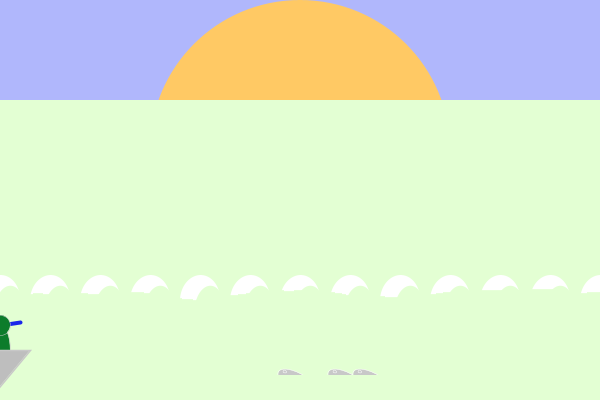
Frame 1 (no input)
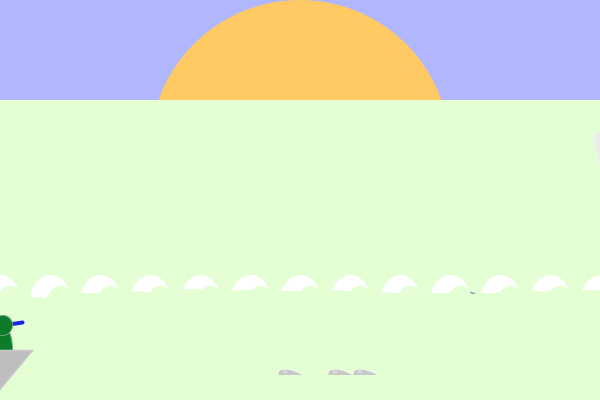
Frame 60 (the mouse pressed at the canvas centre just before this capture)
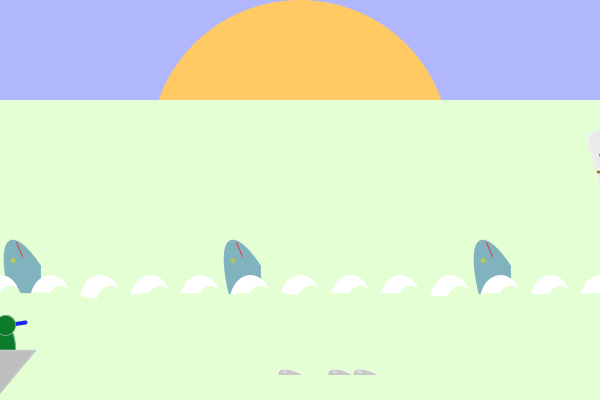
Frame 120 (the mouse held since frame 60 and released just before this capture)

The Processing sketch that drew these frames (run headless with seeded random() and noise(); from frame 60 on, the mouse is pressed at the canvas centre):

// Processing sketch: processing_185910
// ── processing_185910.pde

float whalex  = 0;
float whaley = 320;

float wavex = 0;
float wavey = 0;

float boatx = - 250;
float boaty = 350;

float scopex = boatx + 250;
float scopey = 305;

float movescopex = 0.1;

float pbx = 620;
float pby = 135;
float bergx = 600;
float bergy = 135;

float sealx = 0;
float sealy = 0;

float downsealy = 0;

float rd = 0;
float rw = -1;

float time = 0;
float sr  = -1;

void setup ()
{
  size (600, 400);
  noStroke ();
  smooth ();
}

//seal
void drawseal (float sealx, float sealy)
{

  translate (sealx, sealy);
  rotate (sr);
  stroke (255);
  strokeWeight (0.5);
  fill (200);
  ellipse ( 0, 0, 20, 50);
  ellipse ( 0 + 3, - 20, 3, 3);
  
    sealy = sealy + downsealy;
  if (sealy < 378)
  {
    sealy = 378;
    downsealy = -downsealy;
  }

  if (sealy > 398)
  {
    sealy = 398;
    downsealy = -downsealy;
  }



  resetMatrix ();
}

//sparkle
void drawsparkle (float sparklex, float sparkley)
{
  translate (sparklex, sparkley);
  stroke (255);
  strokeWeight (random (2, 4));
  line (sparklex, sparkley, sparklex + 5, sparkley + 5); 
  line (sparklex, sparkley, sparklex -5, sparkley - 5);
  line (sparklex, sparkley, sparklex + 5, sparkley - 5); 
  line (sparklex, sparkley, sparklex -5, sparkley + 5);
  noStroke();
}

void drawwave (float wavex, float wavey)
{
  translate (wavex, wavey);
  rotate (1.5 * rw);
  fill(255);
  ellipse (0, 0, 50, 40);
  fill (#E3FFD3);
  ellipse (- 10, 10, 50, 30);
  resetMatrix ();
}

void drawwhale (float whalex, float whaley)
{
  translate (whalex, whaley);
  rotate (rd);
  //spout
  fill(255,90);
  triangle (-50, 0, -54, random (75, 100), - 46, random (75, 100));
  //fins
  fill (#81B3BF);
  triangle(0, 30, 0, 80, 50, 30);
  triangle(0, 30, 30, 0, 10, 20);

  //body
  fill (#81B3BF);
  ellipse (0, 35, 200, 50);
  //masking
  fill (#E3FFD3);
  ellipse (25, 5, 200, 50);

  //tail
  fill (#81B3BF);
  ellipse (+ 100, 35, 20, 50);
  //masking
  fill (#E3FFD3);
  ellipse (+105, 35, 10, 50);

  //mouth
  stroke (#ED3737);
  strokeWeight (1);
  line (-80, 30, -95, 30);
  noStroke ();

  //eye
  fill (#B8C652);
  ellipse (- 80, 40, 5, 5);
  resetMatrix ();
}

void draw ()
{
  //sky
  background (#B0B7FC);

  noStroke ();
  // sun
  fill (#FFC964);
  ellipse (300, 150, 300, 300);

  //backgroundsea
  fill (#E3FFD3);
  rect ( 0, 100, 600, height);

  //iceberg
  stroke (240);
  strokeWeight (0.9);
  fill (235);
  quad (bergx, bergy, bergx +40, bergy - 20, bergx +60, bergy + 20, bergx + 10, bergy + 40);
  quad (bergx + 10, bergy + 40, bergx + 60, bergy + 20, bergx + 60, bergy + 30, bergx + 10, bergy + 50);
  quad (bergx, bergy, bergx + 10, bergy + 40, bergx + 10, bergy + 45, bergx, bergy + 10);
  noStroke ();

  //bear
  //neck
  fill (255);
  ellipse (pbx, pby +5, 5, 15);
  //head
  fill (255);
  ellipse (pbx, pby, 15, 12);
  //ears
  fill (255);
  ellipse (pbx - 5, pby - 5, 3, 5);
  ellipse (pbx + 5, pby - 5, 3, 5);
  //eyes
  fill (0);
  ellipse (pbx - 3, pby, 2, 2);
  ellipse (pbx + 3, pby, 2, 2);
  //nose
  fill (255);
  stroke (240);
  strokeWeight (0.5);
  ellipse (pbx, pby+ 5, 6, 6);
  noStroke();
  fill (0);
  ellipse (pbx, pby + 5, 2, 2);
  //body
  fill (255);
  ellipse (pbx, pby + 25, 15, 30);
  //frontpaws
  fill (#9D7C05);
  ellipse (pbx - 7, pby + 20, 4, 4);
  ellipse (pbx + 7, pby + 20, 4, 4);
  //bum
  fill (255);
  ellipse (pbx, pby + 35, 20, 10);
  //backpaws
  fill (#9D7C05);
  ellipse (pbx - 9, pby + 37, 5, 3);
  ellipse (pbx + 9, pby + 37, 5, 3);

  bergx = bergx - 0.1;
  pbx = pbx - 0.1;

  drawwhale (80, whaley);
  drawwhale (300, whaley);
  drawwhale (550, whaley);

  //rotate whale
  rd = rd + 0.01;

  //whitewaveforms
  float wavex = 0;
  while (wavex < 650)
  {
    drawwave (wavex, 300);
    wavex = wavex +50;
  }

  //nearsea
  float z = 0;
  while (z < width) 
  {
    stroke (#E3FFD3);
    line(z, 285 + 20 * noise(z / 100, time), z, height);
    noStroke ();
    z = z + 1;
  }

  drawseal (300, 385);
  drawseal (350, 385);
  drawseal (375, 385);

  //sealy = sealy - 0.05;
  //downsealy = downsealy - 0.05;
sealx = sealx + 0.5;

  //nearsea
  noStroke ();
  fill (#E3FFD3);
  rect ( 0, 375, 600, 25);

 // telescope
  stroke (#1A26EA);
  strokeWeight (4);
 line (boatx + 250, boaty - 25, boatx + 270, boaty - 28);

  //watchers
  stroke (200);
  strokeWeight (0.5);
  fill(0);
  ellipse (boatx + 50, boaty, 20, 50);
  fill (#FFDBF2);
  ellipse (boatx + 50, boaty -25, 20, 20);
  fill (#067DA0);
  ellipse (boatx + 100, boaty, 20, 50);
  ellipse (boatx + 100, boaty - 25, 20, 20);
  fill (#7C570C);
  ellipse (boatx + 150, boaty, 20, 50);
  ellipse (boatx + 150, boaty - 25, 20, 20);
  fill (#B7123C);
  ellipse (boatx + 200, boaty, 20, 50);
  ellipse (boatx + 200, boaty - 25, 20, 20);
  fill (#0C7C2B);
  ellipse (boatx + 250, boaty, 20, 50);
  ellipse (boatx + 250, boaty -25, 20, 20);

  //watcherface
  noFill ();
  stroke (0);
  strokeWeight (1.5);
  ellipse (boatx + 50, boaty - 25, 18, 18);
  stroke (200);
  ellipse (boatx + 55, boaty - 25, 3, 3);
  ellipse (boatx + 45, boaty - 25, 3, 3);
  ellipse (boatx + 50, boaty - 20, 3, 3);

  //boat
  fill (190);
  quad (boatx, boaty, boatx + 280, boaty, boatx +230, boaty  + 60, boatx, boaty + 60);
  
boatx = boatx + 0.05;

  if (boatx > 200)
  { boatx = 200;}
  
  //boatfroth
  strokeWeight (1);
  float x = 0;
  while (x < boatx + 240) 
  {
    stroke (#E3F7FC);
    line(x, 390 + 10 * noise(x / 100, time), x, height);
    noStroke ();
    x = x + 1;
  }
  
  time = time + 0.02;
  
  //seasparkle  
  drawsparkle (random (0, width), random (100, height));
  

}
